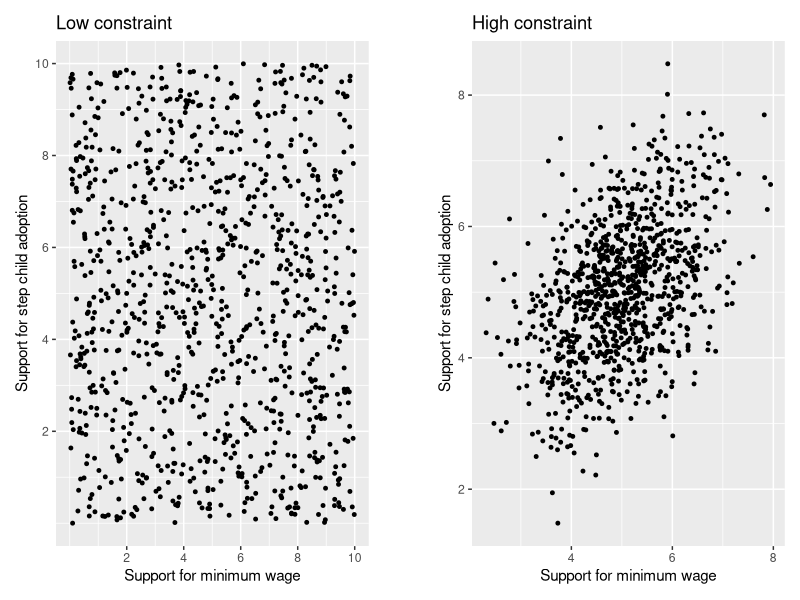
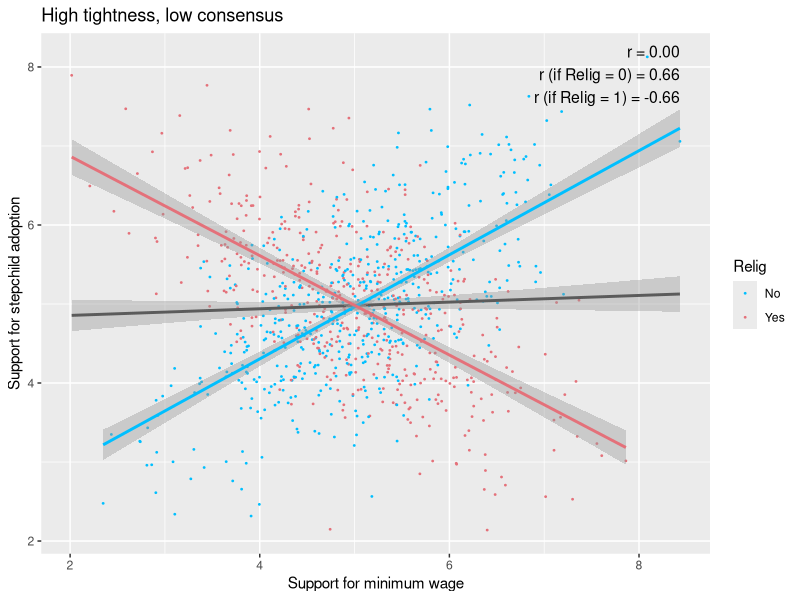
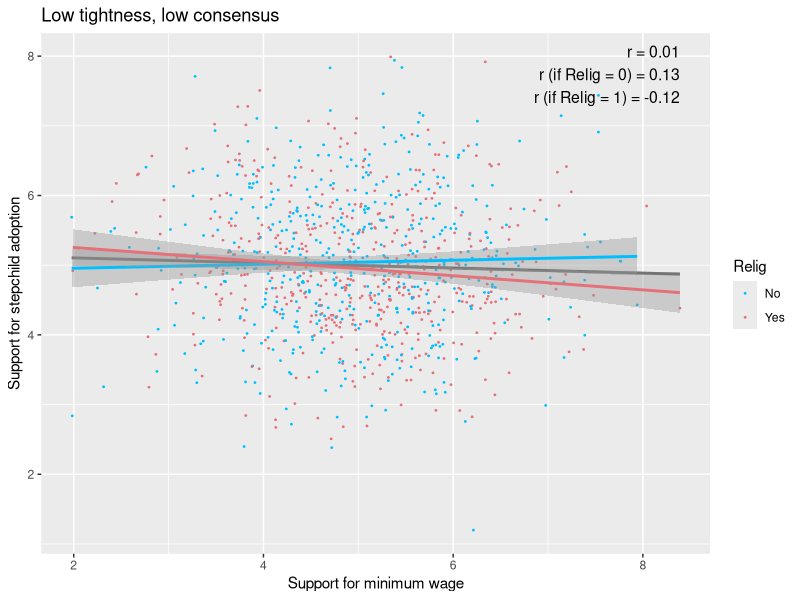
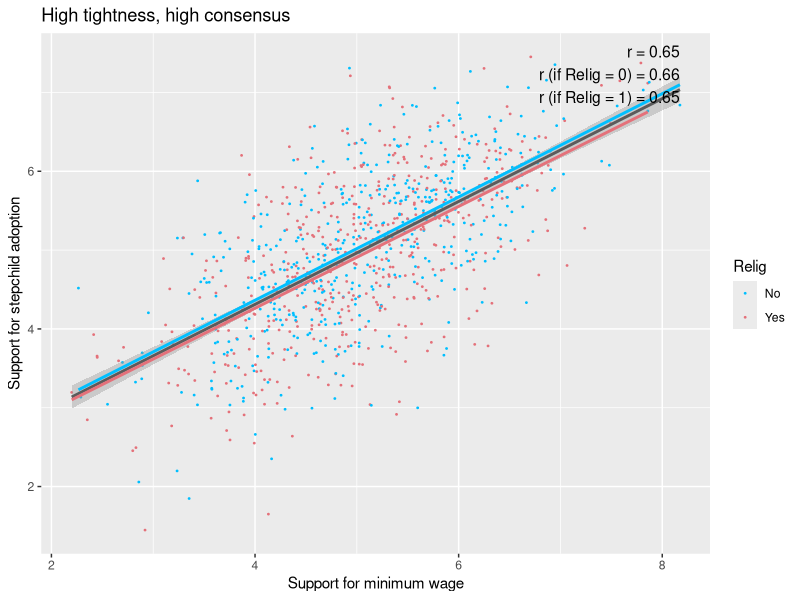
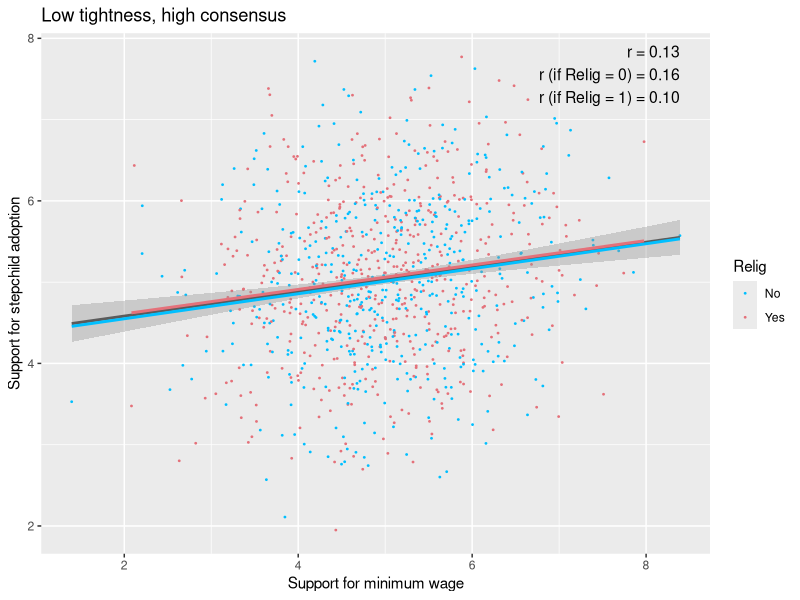

These figures' R source, in order:
## ---- chunk 1
knitr::opts_chunk$set(echo = TRUE)

library(MASS)
library(ggplot2)
library(dplyr)
library(here)
library(patchwork)
## ---- chunk 2
Min_wage <- runif(1000, min = 0, max = 10)
Adopt <- runif(1000, min = 0, max = 10)

# Create a dataframe with the generated variables
df <- data.frame(Min_wage, Adopt)

# Create a scatterplot of PTV_PD vs. Big_gov
plot_1 <- ggplot(df, aes(x = Min_wage, y = Adopt)) +
  geom_point(size = 1) +
  labs(x = "Support for minimum wage", y = "Support for step child adoption", 
       title = "Low constraint") +
  scale_x_continuous(breaks = c(2, 4, 6, 8, 10)) +
  scale_y_continuous(breaks = c(2, 4, 6, 8, 10))
## ---- chunk 3
# Set the desired correlation coefficient
desired_correlation <- 0.45

# Create a random sample of data with the specified correlation
set.seed(123)  # Set a seed for reproducibility
n <- 1000
mean_vector <- c(5, 5)  # Mean values for Min_wage and Adopt
cor_matrix <- matrix(c(1, desired_correlation, desired_correlation, 1), nrow = 2)  # Covariance matrix
data_matrix <- MASS::mvrnorm(n, mu = mean_vector, Sigma = cor_matrix)

# Create a dataframe with the generated variables
df <- data.frame(Min_wage = data_matrix[, 1], Adopt = data_matrix[, 2])

# Create a scatterplot of Min_wage vs. Adopt
plot_2 <- ggplot(df, aes(x = Min_wage, y = Adopt)) +
  geom_point(size = 1) +
  labs(x = "Support for minimum wage", y = "Support for step child adoption",
       title = "High constraint") +
  scale_x_continuous(breaks = c(2, 4, 6, 8, 10)) +
  scale_y_continuous(breaks = c(2, 4, 6, 8, 10))
## ---- chunk 4
plottt = plot_1 + plot_spacer() + plot_2 + plot_layout(widths = c(4, 0.5 ,4))
ggsave(here("Processing", "Figure_4.jpg"), plottt, width = 18, height = 9)
## ---- chunk 5
#high_low
# Generate random values for Variable1 and Variable2
n <- 1000  # Number of rows
mean1 <- 5  # Mean value for Variable1
mean2 <- 5  # Mean value for Variable2
correlation_target <- 0.65  # Target correlation when Variable3 is 0

# Generate correlated data for Variable1 and Variable2 when Variable3 is 0
sigma <- matrix(c(1, correlation_target, correlation_target, 1), nrow = 2)
data_correlated_0 <- mvrnorm(n, mu = c(mean1, mean2), Sigma = sigma)

# Ensure values are within the range [0, 10]
data_correlated_0 <- pmax(pmin(data_correlated_0, 10), 0)

# Generate Variable3 (dummy variable with values 0 and 1)
Variable3 <- sample(0:1, n, replace = TRUE)

# Generate correlated data for Variable1 and Variable2 when Variable3 is 1
correlation_target_1 <- -0.65  # Target correlation when Variable3 is 1
sigma_1 <- matrix(c(1, correlation_target_1, correlation_target_1, 1), nrow = 2)
data_correlated_1 <- mvrnorm(n, mu = c(mean1, mean2), Sigma = sigma_1)

# Ensure values are within the range [0, 10]
data_correlated_1 <- pmax(pmin(data_correlated_1, 10), 0)

# Combine the data based on Variable3
data_high_low <- data.frame(
  Variable1 = ifelse(Variable3 == 0, data_correlated_0[, 1], data_correlated_1[, 1]),
  Variable2 = ifelse(Variable3 == 0, data_correlated_0[, 2], data_correlated_1[, 2]),
  Variable3 = Variable3
)

data_high_low = data_high_low %>% 
  rename(Min_wage = Variable1, Adopt = Variable2, Relig = Variable3)
## ---- chunk 6
# Calculate correlation labels
(correlation_value_default <- cor(data_high_low$Min_wage, data_high_low$Adopt))
(correlation_value_relig0 <- cor(subset(data_high_low, Relig == 0)$Min_wage, 
                                 subset(data_high_low, Relig == 0)$Adopt))
(correlation_value_relig1 <- cor(subset(data_high_low, Relig == 1)$Min_wage, 
                                 subset(data_high_low, Relig == 1)$Adopt))
## ---- chunk 7
# Create a scatterplot with modifications
scatter_plot <- ggplot(data_high_low, aes(x = Min_wage, y = Adopt, color = factor(Relig))) +
  geom_point(size = 0.3) +  # Reduce dot size by setting size
  
  # Add a regression line for the association between Min_wage and Adopt (default color)
  geom_smooth(method = lm, se = T, color = "#5b5b5b", aes(group = 1)) +
  
  # Add a regression line for Min_wage and Adopt when Relig = 0 (colored with #00BFFF)
  geom_smooth(data = subset(data_high_low, Relig == 0), method = lm, se = T, color = "#00BFFF", aes(group = 2)) +
  
  # Add a regression line for Min_wage and Adopt when Relig = 1 (colored with #E4717A)
  geom_smooth(data = subset(data_high_low, Relig == 1), method = lm, se = T, color = "#E4717A", aes(group = 3)) +
  
  labs(x = "Support for minimum wage", y = "Support for stepchild adoption", title = "High tightness, low consensus") +
  scale_color_manual(values = c("0" = "#00BFFF", "1" = "#E4717A"), labels = c("0" = "No", "1" = "Yes")) +  # Define colors and labels for Relig
  guides(color = guide_legend(title = "Relig"))  # Add legend with the title "Relig"

# Add the specified text to the top right border
scatter_plot_with_text <- scatter_plot +
  annotate("text", x = max(data_high_low$Min_wage), y = max(data_high_low$Adopt), 
           label = "r = 0.00
           r (if Relig = 0) = 0.66
           r (if Relig = 1) = -0.66", vjust = 0.8, hjust = 1, size = 4) 

# Display the scatterplot with the added text
ggsave(here("Processing", "high_low.jpg"), width = 8, height = 4.5)

## ---- chunk 8
#low_low
# Generate random values for Variable1 and Variable2
n <- 1000  # Number of rows
mean1 <- 5  # Mean value for Variable1
mean2 <- 5  # Mean value for Variable2
correlation_target <- 0.15  # Target correlation when Variable3 is 0

# Generate correlated data for Variable1 and Variable2 when Variable3 is 0
sigma <- matrix(c(1, correlation_target, correlation_target, 1), nrow = 2)
data_correlated_0 <- mvrnorm(n, mu = c(mean1, mean2), Sigma = sigma)

# Ensure values are within the range [0, 10]
data_correlated_0 <- pmax(pmin(data_correlated_0, 10), 0)

# Generate Variable3 (dummy variable with values 0 and 1)
Variable3 <- sample(0:1, n, replace = TRUE)

# Generate correlated data for Variable1 and Variable2 when Variable3 is 1
correlation_target_1 <- -0.15  # Target correlation when Variable3 is 1
sigma_1 <- matrix(c(1, correlation_target_1, correlation_target_1, 1), nrow = 2)
data_correlated_1 <- mvrnorm(n, mu = c(mean1, mean2), Sigma = sigma_1)

# Ensure values are within the range [0, 10]
data_correlated_1 <- pmax(pmin(data_correlated_1, 10), 0)

# Combine the data based on Variable3
data_low_low <- data.frame(
  Variable1 = ifelse(Variable3 == 0, data_correlated_0[, 1], data_correlated_1[, 1]),
  Variable2 = ifelse(Variable3 == 0, data_correlated_0[, 2], data_correlated_1[, 2]),
  Variable3 = Variable3
)

data_low_low = data_low_low %>% 
  rename(Min_wage = Variable1, Adopt = Variable2, Relig = Variable3)
## ---- chunk 9
# Calculate correlation labels
(correlation_value_default <- cor(data_low_low$Min_wage, data_low_low$Adopt))
(correlation_value_relig0 <- cor(subset(data_low_low, Relig == 0)$Min_wage, 
                                 subset(data_low_low, Relig == 0)$Adopt))
(correlation_value_relig1 <- cor(subset(data_low_low, Relig == 1)$Min_wage, 
                                 subset(data_low_low, Relig == 1)$Adopt))
## ---- chunk 10
# Create a scatterplot with modifications
scatter_plot <- ggplot(data_low_low, aes(x = Min_wage, y = Adopt, color = factor(Relig))) +
  geom_point(size = 0.3) +  # Reduce dot size by setting size
  
  # Add a regression line for the association between Min_wage and Adopt (default color)
  geom_smooth(method = lm, se = F, color = "#5b5b5b", aes(group = 1)) +
  
  # Add a regression line for Min_wage and Adopt when Relig = 0 (colored with #00BFFF)
  geom_smooth(data = subset(data_low_low, Relig == 0), method = lm, se = T, color = "#00BFFF", aes(group = 2)) +
  
  # Add a regression line for Min_wage and Adopt when Relig = 1 (colored with #E4717A)
  geom_smooth(data = subset(data_low_low, Relig == 1), method = lm, se = T, color = "#E4717A", aes(group = 3)) +
  
  labs(x = "Support for minimum wage", y = "Support for stepchild adoption", title = "Low tightness, low consensus") +
  scale_color_manual(values = c("0" = "#00BFFF", "1" = "#E4717A"), labels = c("0" = "No", "1" = "Yes")) +  # Define colors and labels for Relig
  guides(color = guide_legend(title = "Relig"))  # Add legend with the title "Relig"

# Add the specified text to the top right border
scatter_plot_with_text <- scatter_plot +
  annotate("text", x = max(data_low_low$Min_wage), y = max(data_low_low$Adopt), 
           label = "r = 0.01
           r (if Relig = 0) = 0.13
           r (if Relig = 1) = -0.12", vjust = 0.8, hjust = 1, size = 4) 

# Display the scatterplot with the added text
ggsave(here("Processing", "low_low.jpg"), width = 8, height = 4.5)

## ---- chunk 11
#high_high

n <- 1000  # Number of rows
mean1 <- 5  # Mean value for Variable 1
mean2 <- 5  # Mean value for Variable 2
correlation_target <- 0.65  # Target correlation

# Generate correlated data
sigma <- matrix(c(1, correlation_target, correlation_target, 1), nrow = 2)
data_correlated <- mvrnorm(n, mu = c(mean1, mean2), Sigma = sigma)

# Ensure values are within the range [0, 10]
data_correlated <- pmax(pmin(data_correlated, 10), 0)



# Create a dataframe with the generated data
data_high_high <- data.frame(Variable1 = data_correlated[, 1],
                             Variable2 = data_correlated[, 2],
                             Variable3 = sample(0:1, n, replace = TRUE))

data_high_high = data_high_high %>% 
  rename(Min_wage = Variable1, Adopt = Variable2, Relig = Variable3)

## ---- chunk 12
# Calculate correlation labels
(correlation_value_default <- cor(data_high_high$Min_wage, data_high_high$Adopt))
(correlation_value_relig0 <- cor(subset(data_high_high, Relig == 0)$Min_wage, 
                                 subset(data_high_high, Relig == 0)$Adopt))
(correlation_value_relig1 <- cor(subset(data_high_high, Relig == 1)$Min_wage, 
                                 subset(data_high_high, Relig == 1)$Adopt))
## ---- chunk 13
# Create a scatterplot with modifications
scatter_plot <- ggplot(data_high_high, aes(x = Min_wage, y = Adopt, color = factor(Relig))) +
  geom_point(size = 0.3) +  # Reduce dot size by setting size
  
  # Add a regression line for the association between Min_wage and Adopt (default color)
  geom_smooth(method = lm, se = T, color = "#5b5b5b", aes(group = 1)) +
  
  # Add a regression line for Min_wage and Adopt when Relig = 0 (colored with #00BFFF)
  geom_smooth(data = subset(data_high_high, Relig == 0), method = lm, se = F, color = "#00BFFF", aes(group = 2)) +
  
  # Add a regression line for Min_wage and Adopt when Relig = 1 (colored with #E4717A)
  geom_smooth(data = subset(data_high_high, Relig == 1), method = lm, se = F, color = "#E4717A", aes(group = 3)) +
  
  labs(x = "Support for minimum wage", y = "Support for stepchild adoption", title = "High tightness, high consensus") +
  scale_color_manual(values = c("0" = "#00BFFF", "1" = "#E4717A"), labels = c("0" = "No", "1" = "Yes")) +  # Define colors and labels for Relig
  guides(color = guide_legend(title = "Relig"))  # Add legend with the title "Relig"

# Add the specified text to the top right border
scatter_plot_with_text <- scatter_plot +
  annotate("text", x = max(data_high_high$Min_wage), y = max(data_high_high$Adopt), 
           label = "r = 0.65
           r (if Relig = 0) = 0.66
           r (if Relig = 1) = 0.65", vjust = 0.8, hjust = 1, size = 4) 

# Display the scatterplot with the added text
ggsave(here("Processing", "high_high.jpg"), width = 8, height = 4.5)

## ---- chunk 14
#Low high
# Generate random values for Variable 1 and Variable 2
n <- 1000  # Number of rows
mean1 <- 5  # Mean value for Variable 1
mean2 <- 5  # Mean value for Variable 2
correlation_target <- 0.15  # Target correlation

# Generate correlated data
sigma <- matrix(c(1, correlation_target, correlation_target, 1), nrow = 2)
data_correlated <- mvrnorm(n, mu = c(mean1, mean2), Sigma = sigma)

# Ensure values are within the range [0, 10]
data_correlated <- pmax(pmin(data_correlated, 10), 0)

Variable3 <- sample(0:1, n, replace = TRUE)

# Create a dataframe with the generated data
data_low_high <- data.frame(Variable1 = data_correlated[, 1],
                            Variable2 = data_correlated[, 2],
                            Variable3 = sample(0:1, n, replace = TRUE))

data_low_high = data_low_high %>% 
  rename(Min_wage = Variable1, Adopt = Variable2, Relig = Variable3)
## ---- chunk 15
# Calculate correlation labels
(correlation_value_default <- cor(data_low_high$Min_wage, data_low_high$Adopt))
(correlation_value_relig0 <- cor(subset(data_low_high, Relig == 0)$Min_wage, 
                                 subset(data_low_high, Relig == 0)$Adopt))
(correlation_value_relig1 <- cor(subset(data_low_high, Relig == 1)$Min_wage, 
                                 subset(data_low_high, Relig == 1)$Adopt))
## ---- chunk 16
# Create a scatterplot with modifications
scatter_plot <- ggplot(data_low_high, aes(x = Min_wage, y = Adopt, color = factor(Relig))) +
  geom_point(size = 0.3) +  # Reduce dot size by setting size
  
  # Add a regression line for the association between Min_wage and Adopt (default color)
  geom_smooth(method = lm, se = T, color = "#5b5b5b", aes(group = 1)) +
  
  # Add a regression line for Min_wage and Adopt when Relig = 0 (colored with #00BFFF)
  geom_smooth(data = subset(data_low_high, Relig == 0), method = lm, se = F, color = "#00BFFF", aes(group = 2)) +
  
  # Add a regression line for Min_wage and Adopt when Relig = 1 (colored with #E4717A)
  geom_smooth(data = subset(data_low_high, Relig == 1), method = lm, se = F, color = "#E4717A", aes(group = 3)) +
  
  labs(x = "Support for minimum wage", y = "Support for stepchild adoption", title = "Low tightness, high consensus") +
  scale_color_manual(values = c("0" = "#00BFFF", "1" = "#E4717A"), labels = c("0" = "No", "1" = "Yes")) +  # Define colors and labels for Relig
  guides(color = guide_legend(title = "Relig"))  # Add legend with the title "Relig"

# Add the specified text to the top right border
scatter_plot_with_text <- scatter_plot +
  annotate("text", x = max(data_low_high$Min_wage), y = max(data_low_high$Adopt), 
           label = "r = 0.13
           r (if Relig = 0) = 0.16
           r (if Relig = 1) = 0.10", vjust = 0.8, hjust = 1, size = 4) 

# Display the scatterplot with the added text
ggsave(here("Processing", "low_high.jpg"), width = 8, height = 4.5)

